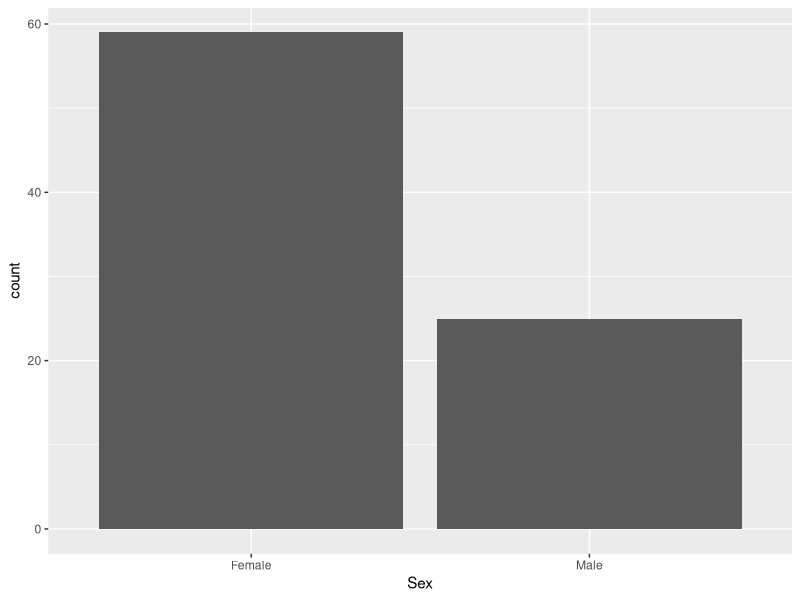
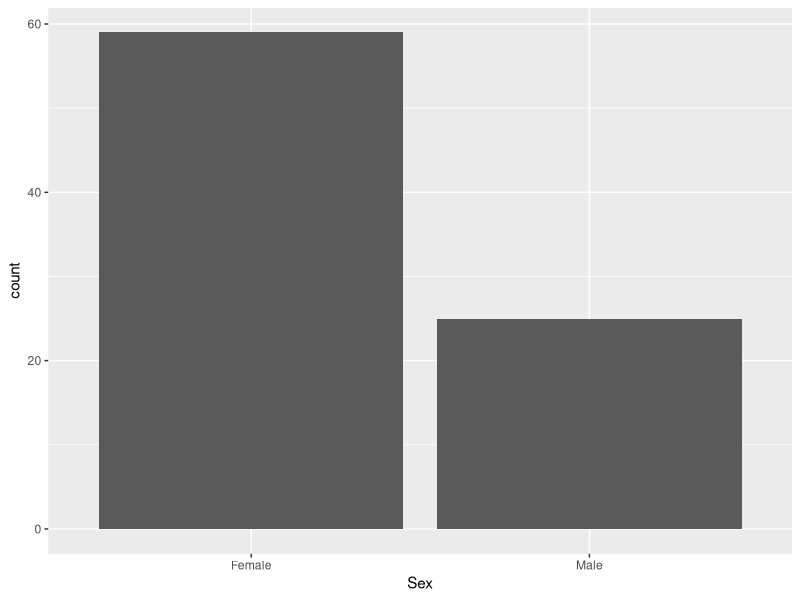
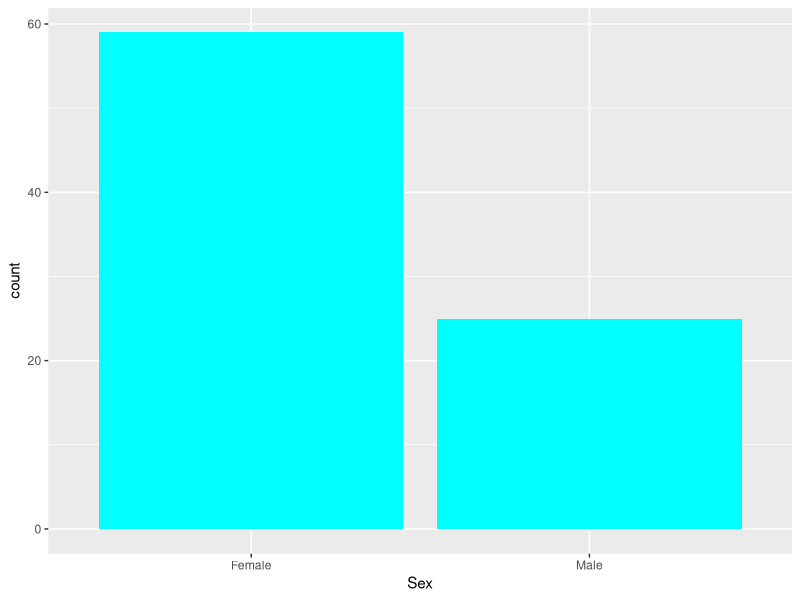
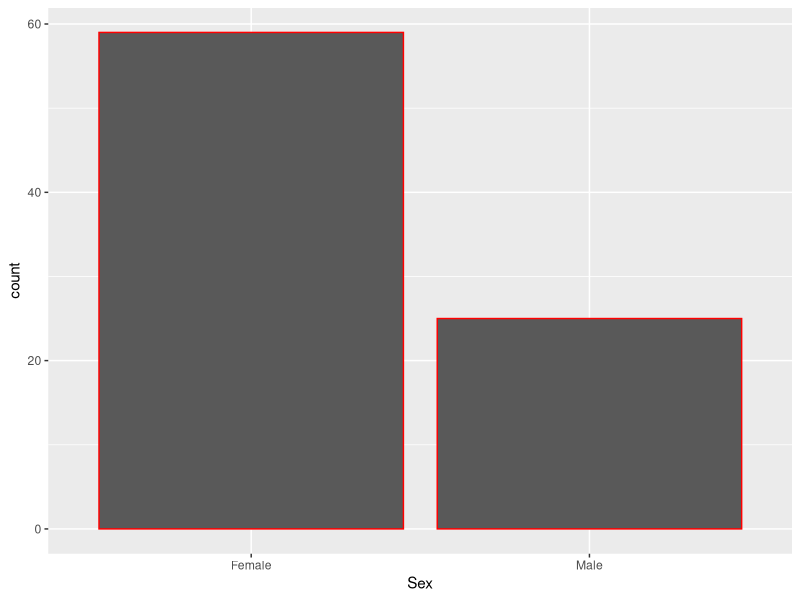
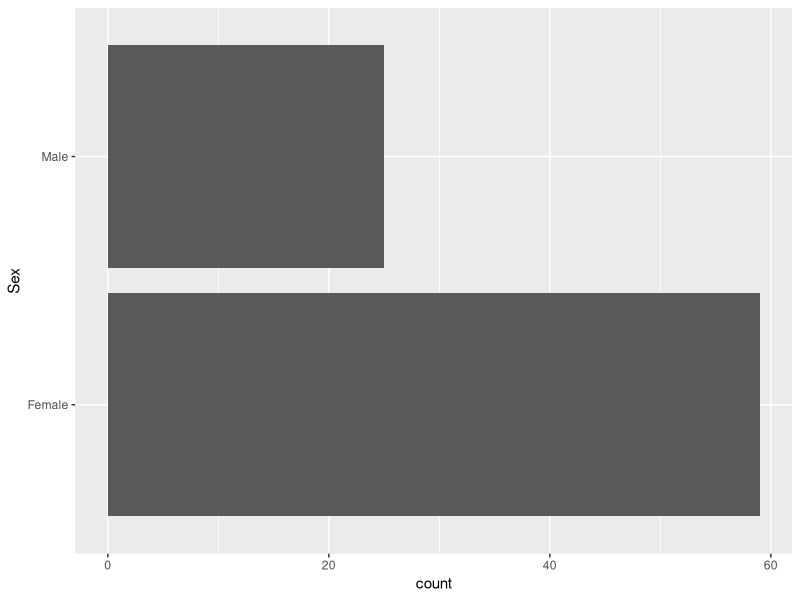
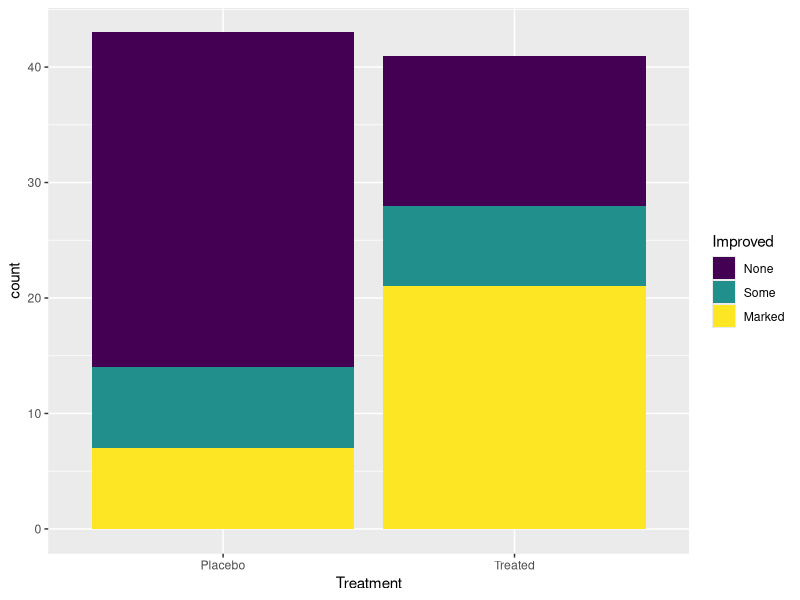
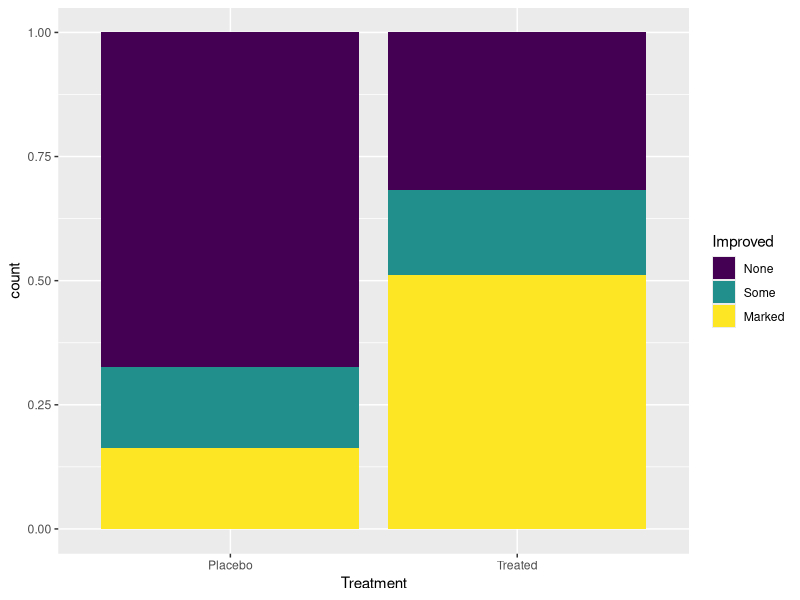
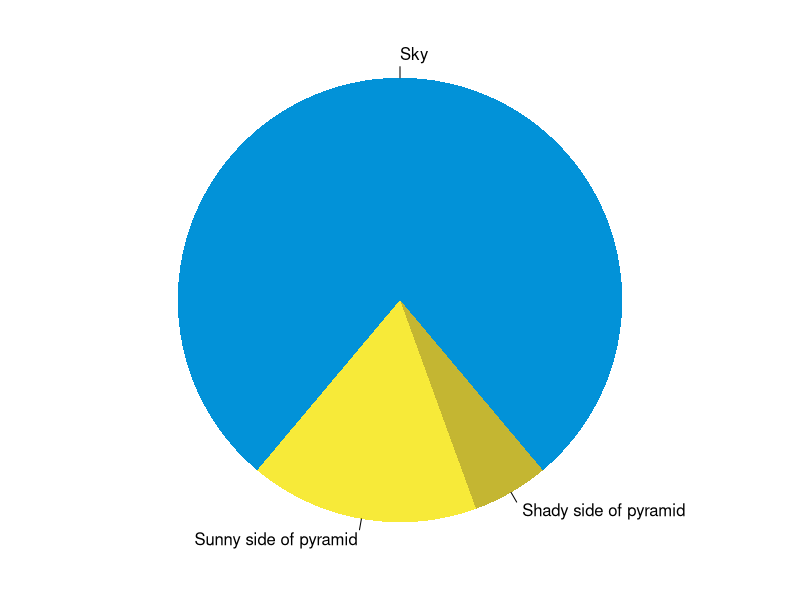

Write the R code that produced these figures, in order.
## ---- chunk 1
knitr::opts_chunk$set(collapse = TRUE)
## ---- chunk 2

library(tidyverse)
library(forcats)
library(vcd)

ggplot(data = Arthritis, aes(x = Sex)) +
  geom_bar()

## ---- chunk 3
head(Arthritis)

glimpse(Arthritis)
## ---- chunk 4
ggplot(data = Arthritis, aes(x = Sex)) +
  geom_bar()

## ---- chunk 5
ggplot(data = Arthritis, aes(x = Sex)) +
  geom_bar(fill = 'cyan')
## ---- chunk 6
ggplot(data = Arthritis, aes(x = Sex)) +
  geom_bar(color = 'red')

## ---- chunk 7
ggplot(data = Arthritis, aes(x = Sex)) + geom_bar() + coord_flip()

## ---- chunk 8
ggplot(data = Arthritis, aes(x = Treatment)) +
  geom_bar(aes(fill = Improved))

## ---- chunk 9

ggplot(data = Arthritis, aes(x = Treatment)) +
  geom_bar(aes(fill = Improved), position = "fill")


## ---- chunk 10
par(mar = c(0, 1, 0, 1))
pie(
  c(280, 60, 20),
  c('Sky', 'Sunny side of pyramid', 'Shady side of pyramid'),
  col = c('#0292D8', '#F7EA39', '#C4B632'),
  init.angle = -50, border = NA
)
